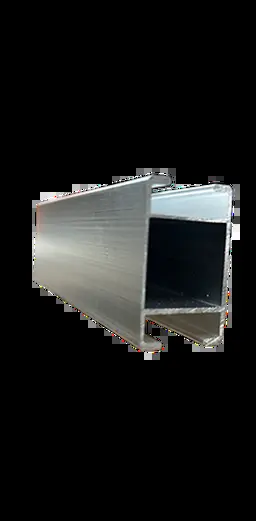
#> input picture backend/data/products-inventory/distributors/fortlev/images_downloaded/IEF00127.webp, 256 x 521 px
$ python -i optimize-product-images.py   (imports and definitions only)
#> lines starting #> are read from the running program, lines starting #| are printed output that depends on the picture
#!/usr/bin/env python3
"""
🖼️ Product Image Quality Enhancement & Optimization Script

Usa as bibliotecas mais performáticas para:
- Aumentar qualidade visual (sharpening, denoise, upscaling)
- Otimizar tamanho de arquivo
- Converter para formatos modernos (WebP, AVIF)
- Processar em lote com multiprocessing

Bibliotecas utilizadas:
- Pillow-SIMD (fork otimizado da Pillow)
- opencv-python (cv2) - Processamento avançado
- scikit-image - Algoritmos de qualidade
- numpy - Operações vetorizadas
- joblib - Paralelização eficiente

Uso:
    python scripts/optimize-product-images.py --input static/images-catálogo_distribuidores \
                                               --output static/images-optimized \
                                               --quality high \
                                               --format webp \
                                               --workers 4
"""

import os
import sys
import argparse
import json
import time
from pathlib import Path
from typing import Dict, List, Tuple, Optional
from dataclasses import dataclass, asdict
from concurrent.futures import ProcessPoolExecutor, as_completed

try:
    from PIL import Image, ImageEnhance, ImageFilter
    import numpy as np
    import cv2
    from skimage import exposure, restoration
    from joblib import Parallel, delayed
except ImportError as e:
    print("❌ Dependências não encontradas. Instale com:")
    print("   pip install Pillow opencv-python scikit-image numpy joblib")
    print(f"   Erro: {e}")
    sys.exit(1)

# ============================================================================
# CONFIGURAÇÕES
# ============================================================================

@dataclass
class ImageConfig:
    """Configuração de processamento"""
    # Qualidade
    quality_preset: str = "high"  # low, medium, high, ultra
    sharpen_amount: float = 1.5
    denoise_strength: int = 10
    enhance_contrast: bool = True
    enhance_colors: bool = True

    # Upscaling
    upscale_factor: Optional[float] = None  # 1.5, 2.0, etc
    upscale_method: str = "lanczos"  # lanczos, cubic, edsr

    # Formato de saída
    output_format: str = "webp"  # webp, avif, jpg, png
    webp_quality: int = 85
    jpeg_quality: int = 90
    png_compression: int = 6

    # Performance
    max_workers: int = 4
    batch_size: int = 50

    # Dimensões
    max_width: int = 2048
    max_height: int = 2048
    generate_thumbnails: bool = True
    thumbnail_size: Tuple[int, int] = (400, 400)

    # [33 lines left out: function __post_init__, not called in this run]


@dataclass
class ProcessingResult:
    """Resultado do processamento de uma imagem"""
    input_path: str
    output_path: str
    success: bool
    original_size_bytes: int
    optimized_size_bytes: int
    compression_ratio: float
    processing_time_ms: float
    width: int
    height: int
    format: str
    error: Optional[str] = None


# ============================================================================
# FUNÇÕES DE PROCESSAMENTO DE IMAGEM
# ============================================================================

# [53 lines left out: functions load_image, denoise_image, sharpen_image, not called in this run]


def enhance_contrast_adaptive(img: np.ndarray) -> np.ndarray:
    """
    Melhora contraste usando CLAHE (Contrast Limited Adaptive Histogram Equalization)
    Muito superior ao histogram equalization tradicional
    """
    # Converter para LAB (melhor para contraste)
    lab = cv2.cvtColor(img, cv2.COLOR_RGB2LAB)
#> lab: shape (521, 256, 3); mean of channels 0, 1, 2 27.6, 127.6, 128.3
    l, a, b = cv2.split(lab)
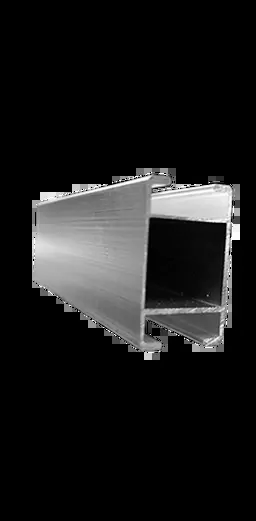
#> l: shape (521, 256); min 0, max 255, mean 27.6
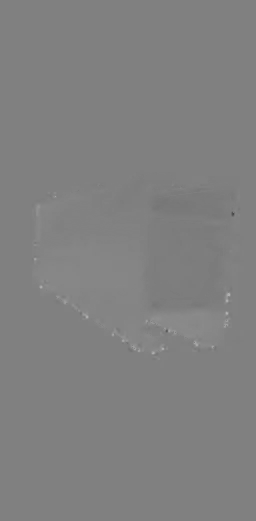
#> b: shape (521, 256); min 72, max 181, mean 128.3

    # Aplicar CLAHE apenas no canal L (luminosidade)
    clahe = cv2.createCLAHE(clipLimit=2.0, tileGridSize=(8, 8))
    l_enhanced = clahe.apply(l)
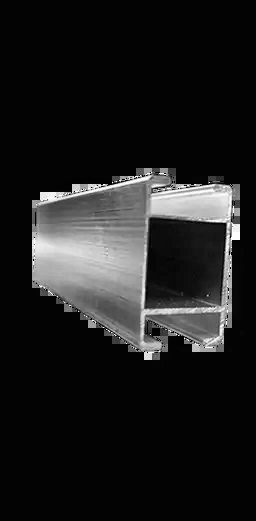
#> l_enhanced: shape (521, 256); min 1, max 255, mean 30

    # Recombinar canais
    enhanced_lab = cv2.merge([l_enhanced, a, b])
#> enhanced_lab: shape (521, 256, 3); mean of channels 0, 1, 2 30, 127.6, 128.3

    return cv2.cvtColor(enhanced_lab, cv2.COLOR_LAB2RGB)
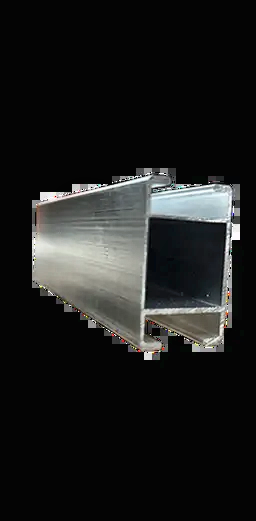
#> returned value: shape (521, 256, 3); mean R, G, B 29.2, 29.9, 29.1


# [500 lines left out: functions enhance_colors, upscale_image, resize_if_needed, process_image_quality, save_optimized_image, create_thumbnail and 5 more, not called in this run]


# [2 lines not run here, left out]

>>> import cv2
>>> picture = cv2.cvtColor(cv2.imread('../data/products-inventory/distributors/fortlev/images_downloaded/IEF00127.webp'), cv2.COLOR_BGR2RGB)
>>> result = enhance_contrast_adaptive(picture)

$ run again, on backend/data/products-inventory/distributors/fortlev/images_downloaded/IEF00163.png
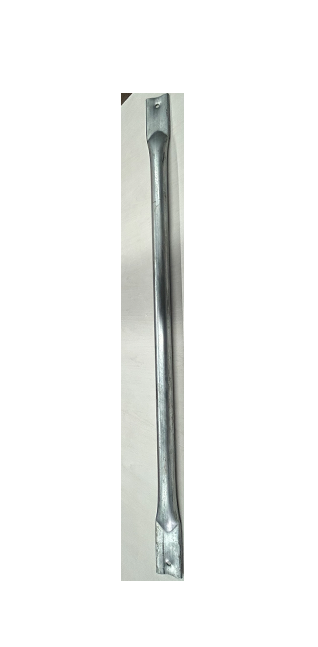
#> input picture backend/data/products-inventory/distributors/fortlev/images_downloaded/IEF00163.png, 318 x 647 px
#> lab: shape (647, 318, 3); mean of channels 0, 1, 2 244.8, 127.6, 128.4
#> in enhance_contrast_adaptive, `l_enhanced = clahe.apply(l)`:
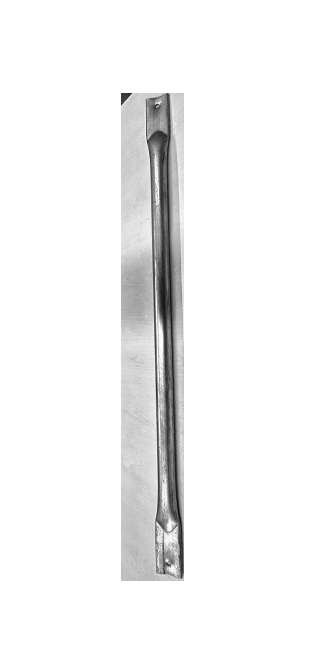
#> l_enhanced: shape (647, 318); min 11, max 255, mean 243
#> enhanced_lab: shape (647, 318, 3); mean of channels 0, 1, 2 243, 127.6, 128.4
